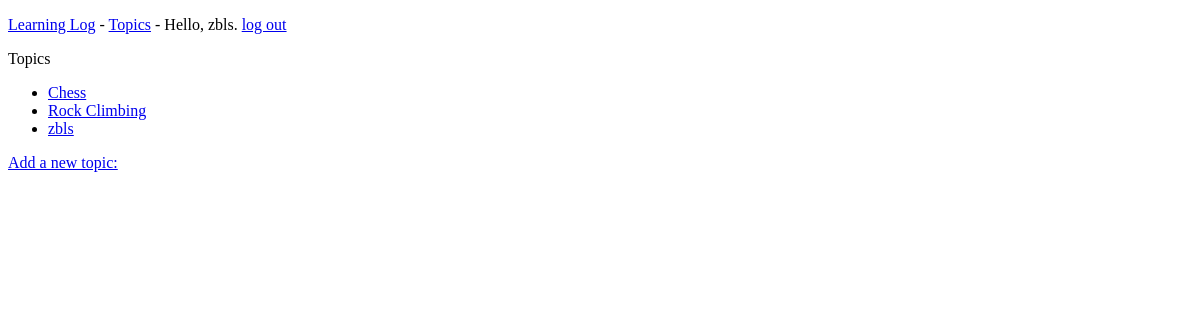
The page /topics/ (signed in) on the database as committed earlier.
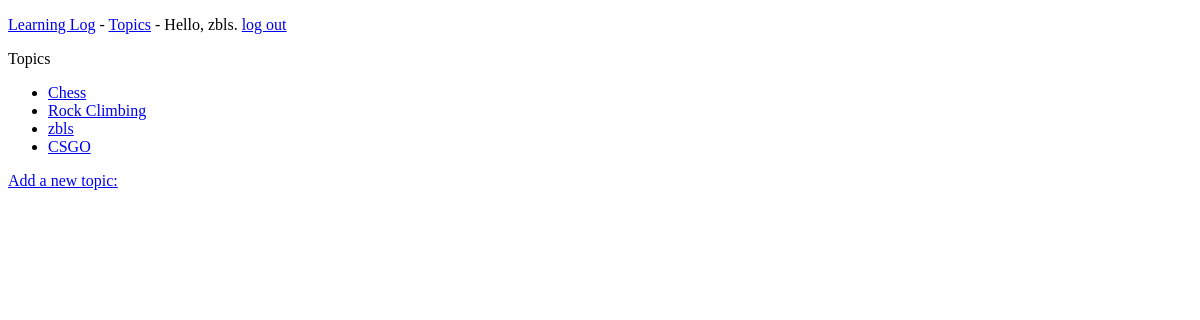
The same page on the database as committed later.
### apps/models.py (models this page shows)
class Topic(models.Model):
    text = models.CharField(max_length=200)
    date_added = models.DateTimeField(auto_now_add=True)
    owner = models.ForeignKey(User, on_delete=models.CASCADE)
    def __str__(self):
        return self.text

### apps/views.py (the view)
# urls.py: path(r'topics/', views.topics, name='topics'),
@login_required
def topics(request):
    topics = Topic.objects.filter(owner=request.user).order_by('date_added')
    context = {'topics': topics}
    return render(request, 'apps/topics.html', context)

### apps/templates/apps/topics.html (shortened to what this page needs)
<!DOCTYPE HTML PUBLIC "-//W3C//DTD HTML 4.01 Transitional//EN"
        "http://www.w3.org/TR/html4/loose.dtd">
<html>
<head>
</head>
<body>
{% extends "apps/base.html"%}
{% block content %}
  <p>Topics</p>
  <ul>
      {% for topic in topics %}
      <li>
          <a href="{% url 'apps:topic' topic.id %}">{{ topic }}</a>
      </li>
      {% empty %}
      <li> No topics have been added yet.</li>
      {% endfor %}
  </ul>
  <a href="{% url 'apps:new_topic' %}">Add a new topic:</a>
{% endblock content %}

Rows that differ between the two databases and show on the page:
added Topic: text "CSGO"
